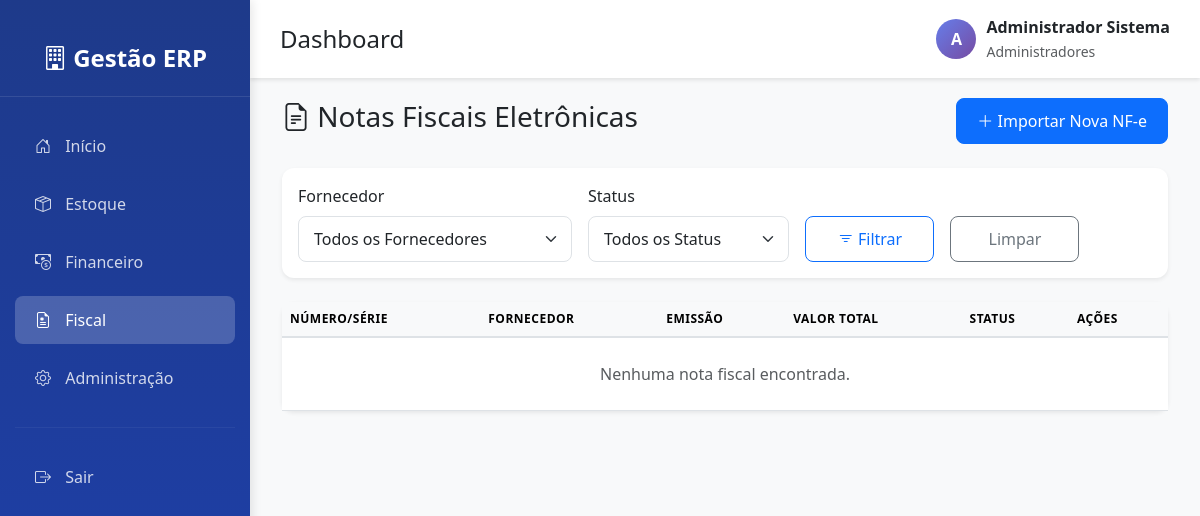
The page /fiscal/nfes/ (signed in) on the database as committed earlier.
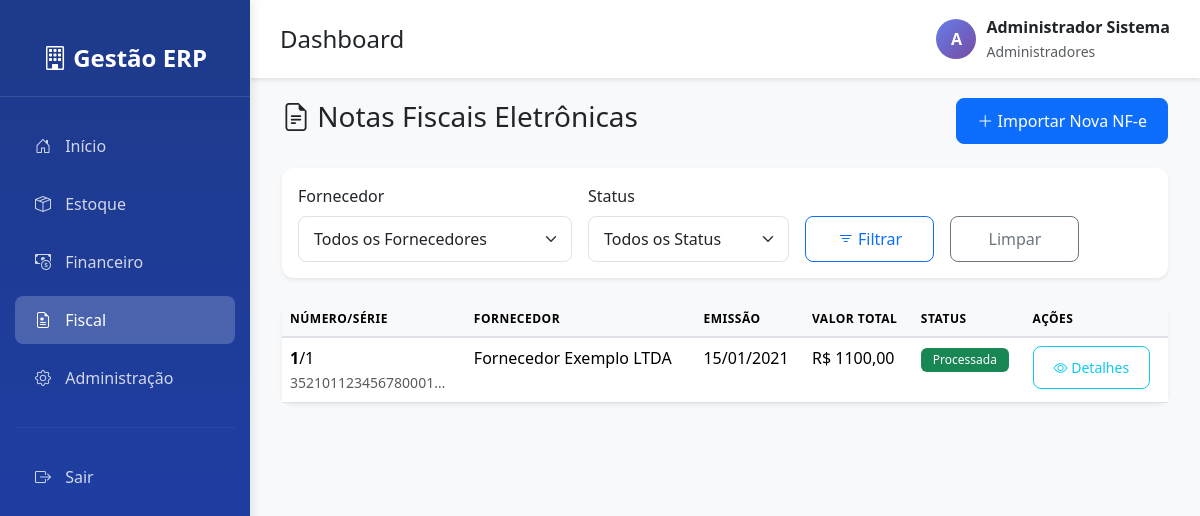
The same page on the database as committed later.
### fiscal/models.py (models this page shows, shortened)
class NotaFiscalEletronica(models.Model):
    STATUS_CHOICES = (
        ('PENDENTE', 'Pendente de Processamento'),
        ('PROCESSADA', 'Processada com Sucesso'),
        ('ERRO', 'Erro no Processamento'),
        ('CANCELADA', 'Cancelada'),
    )
    chave_acesso = models.CharField(
        max_length=44,
        unique=True,
        verbose_name="Chave de Acesso",
        help_text="Chave de acesso da NF-e (44 dígitos)"
    )
    numero = models.CharField(
        max_length=20,
        verbose_name="Número da NF-e"
    )
    serie = models.CharField(
        max_length=10,
        verbose_name="Série"
    )
    fornecedor = models.ForeignKey(
        Fornecedor,
        on_delete=models.PROTECT,
        related_name='notas_fiscais',
        verbose_name="Fornecedor"
    )
    data_emissao = models.DateField(
        verbose_name="Data de Emissão"
    )
    valor_total = models.DecimalField(
        max_digits=12,
        decimal_places=2,
        validators=[MinValueValidator(Decimal('0.00'))],
        verbose_name="Valor Total"
    )
    valor_produtos = models.DecimalField(
        max_digits=12,
        decimal_places=2,
        validators=[MinValueValidator(Decimal('0.00'))],
        verbose_name="Valor dos Produtos"
    )
    valor_icms = models.DecimalField(
        max_digits=12,
        decimal_places=2,
        default=Decimal('0.00'),
        verbose_name="Valor ICMS"
    )
    valor_ipi = models.DecimalField(
        max_digits=12,
        decimal_places=2,
        default=Decimal('0.00'),
        verbose_name="Valor IPI"
    )
    valor_pis = models.DecimalField(
        max_digits=12,
        decimal_places=2,
        default=Decimal('0.00'),
        verbose_name="Valor PIS"
    )
    valor_cofins = models.DecimalField(
        max_digits=12,
        decimal_places=2,
        default=Decimal('0.00'),
        verbose_name="Valor COFINS"
    )
    valor_frete = models.DecimalField(
        max_digits=12,
        decimal_places=2,
        default=Decimal('0.00'),
        verbose_name="Valor do Frete"
    )
    valor_desconto = models.DecimalField(
        max_digits=12,
        decimal_places=2,
        default=Decimal('0.00'),
        verbose_name="Valor de Desconto"
    )
    natureza_operacao = models.CharField(
        max_length=100,
        verbose_name="Natureza da Operação"
    )
    cfop = models.CharField(
        max_length=10,
        verbose_name="CFOP",
        help_text="Código Fiscal de Operações e Prestações"
    )
    xml_arquivo = models.FileField(
        upload_to='nfe_xml/%Y/%m/',
        verbose_name="Arquivo XML"
    )
    status = models.CharField(
        max_length=20,
        choices=STATUS_CHOICES,
        default='PENDENTE',
        verbose_name="Status"
    )
    observacoes = models.TextField(
        blank=True,
        null=True,
        verbose_name="Observações"
    )
    usuario_importacao = models.ForeignKey(
        User,
        on_delete=models.PROTECT,
        related_name='nfes_importadas',
        default=1,
        verbose_name="Importado por"
    )
    data_importacao = models.DateTimeField(
        auto_now_add=True,
        verbose_name="Data de Importação"
    )
    class Meta:
        verbose_name = "Nota Fiscal Eletrônica"
        verbose_name_plural = "Notas Fiscais Eletrônicas"
        ordering = ['-data_emissao', '-numero']

class Fornecedor(models.Model):
    razao_social = models.CharField(
        max_length=200,
        verbose_name="Razão Social",
        help_text="Razão social do fornecedor"
    )
    nome_fantasia = models.CharField(
        max_length=200,
        blank=True,
        null=True,
        verbose_name="Nome Fantasia",
        help_text="Nome fantasia do fornecedor"
    )
    cnpj = models.CharField(
        max_length=18,
        unique=True,
        verbose_name="CNPJ",
        help_text="CNPJ do fornecedor (formato: 00.000.000/0000-00)"
    )
    inscricao_estadual = models.CharField(
        max_length=20,
        blank=True,
        null=True,
        verbose_name="Inscrição Estadual"
    )
    endereco = models.CharField(
        max_length=300,
        blank=True,
        null=True,
        verbose_name="Endereço"
    )
    cidade = models.CharField(
        max_length=100,
        blank=True,
        null=True,
        verbose_name="Cidade"
    )
    estado = models.CharField(
        max_length=2,
        blank=True,
        null=True,
        verbose_name="Estado (UF)"
    )
    cep = models.CharField(
        max_length=10,
        blank=True,
        null=True,
        verbose_name="CEP"
    )
    telefone = models.CharField(
        max_length=20,
        blank=True,
        null=True,
        verbose_name="Telefone"
    )
    email = models.EmailField(
        blank=True,
        null=True,
        verbose_name="Email"
    )
    ativo = models.BooleanField(
        default=True,
        verbose_name="Fornecedor Ativo"
    )
    usuario_criacao = models.ForeignKey(
        User,
        on_delete=models.PROTECT,
        related_name='fornecedores_criados',
        default=1,
        verbose_name="Criado por"
    )
    data_criacao = models.DateTimeField(
        auto_now_add=True,
        verbose_name="Data de Criação"
    )
    class Meta:
        verbose_name = "Fornecedor"
        verbose_name_plural = "Fornecedores"
        ordering = ['razao_social']

### fiscal/views.py (the view)
# urls.py: path('nfes/', views.lista_nfes, name='lista_nfes'),
@login_required
def lista_nfes(request):
    nfes = NotaFiscalEletronica.objects.select_related('fornecedor').order_by('-data_emissao')
    status = request.GET.get('status')
    if status:
        nfes = nfes.filter(status=status)
    fornecedor_id = request.GET.get('fornecedor')
    if fornecedor_id:
        nfes = nfes.filter(fornecedor_id=fornecedor_id)
    fornecedores = Fornecedor.objects.filter(ativo=True).order_by('razao_social')
    context = {
        'nfes': nfes,
        'fornecedores': fornecedores,
        'status_selecionado': status,
        'fornecedor_selecionado': fornecedor_id,
    }
    return render(request, 'fiscal/lista_nfes.html', context)

### templates/fiscal/lista_nfes.html (shortened to what the changed rows need)
{% extends "base.html" %}
{% load static %}
{% block content %}
<div class="container-fluid">
    <div class="row">
        <div class="col-12">
            <div class="d-flex justify-content-between align-items-center mb-4">
                <h1 class="h3">
                    <i class="bi bi-file-earmark-text"></i> Notas Fiscais Eletrônicas
                </h1>
            </div>
            <div class="card shadow-sm">
                <div class="card-body p-0">
                    <div class="table-responsive">
                        <table class="table table-hover mb-0">
                            <thead class="table-light">
                                <tr>
                                    <th>Número/Série</th>
                                    <th>Fornecedor</th>
                                    <th>Emissão</th>
                                    <th>Valor Total</th>
                                    <th>Status</th>
                                    <th>Ações</th>
                                </tr>
                            </thead>
                            <tbody>
                                {% for nfe in nfes %}
                                <tr>
                                    <td>
                                        <strong>{{ nfe.numero }}</strong>/{{ nfe.serie }}
                                        <br>
                                        <small class="text-muted">{{ nfe.chave_acesso|truncatechars:20 }}</small>
                                    </td>
                                    <td>{{ nfe.fornecedor.razao_social }}</td>
                                    <td>{{ nfe.data_emissao|date:"d/m/Y" }}</td>
                                    <td>R$ {{ nfe.valor_total }}</td>
                                    <td>
                                        {% if nfe.status == 'PROCESSADA' %}
                                            <span class="badge bg-success">Processada</span>
                                        {% elif nfe.status == 'PENDENTE' %}
                                            <span class="badge bg-warning text-dark">Pendente</span>
                                        {% elif nfe.status == 'ERRO' %}
                                            <span class="badge bg-danger">Erro</span>
                                        {% else %}
                                            <span class="badge bg-secondary">{{ nfe.status }}</span>
                                        {% endif %}
                                    </td>
                                    <td>
                                        <a href="{% url 'fiscal:detalhe_nfe' nfe.pk %}" class="btn btn-sm btn-outline-info">
                                            <i class="bi bi-eye"></i> Detalhes
                                        </a>
                                    </td>
                                </tr>
                                {% empty %}
                                <tr>
                                    <td colspan="6" class="text-center py-4 text-muted">
                                        Nenhuma nota fiscal encontrada.
                                    </td>
                                </tr>
                                {% endfor %}
                            </tbody>
                        </table>
                    </div>
                </div>
            </div>
        </div>
    </div>
</div>
{% endblock %}

Rows that differ between the two databases and show on the page:
added NotaFiscalEletronica: numero "1", serie "1", chave_acesso "352101123456780001…", fornecedor.razao_social "Fornecedor Exemplo LTDA", data_emissao "15/01/2021", valor_total "1100,00", status "Processada"
Other text that changed with them:
text no longer shown: "Nenhuma nota fiscal encontrada."
